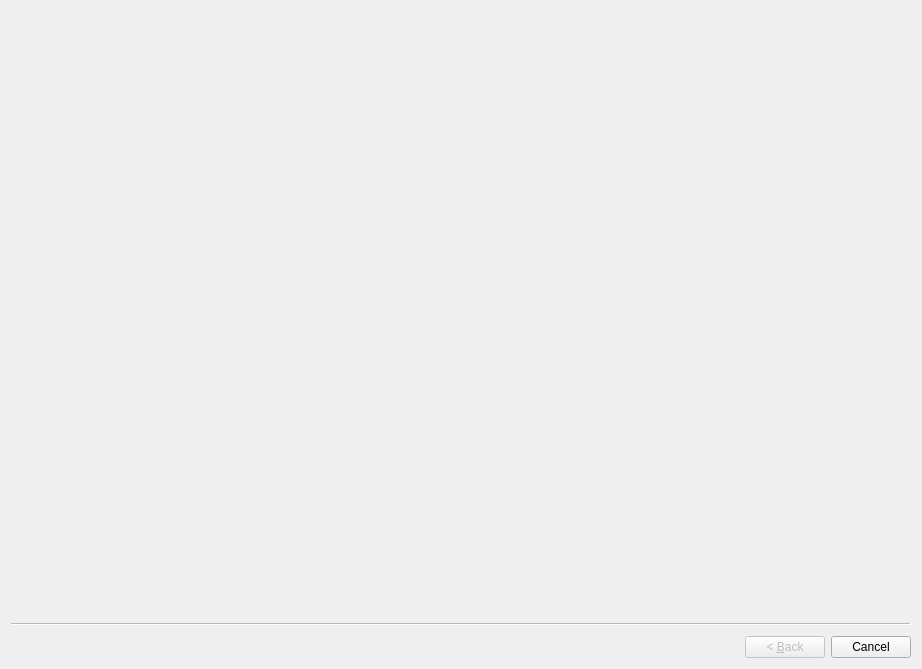
<?xml version="1.0" encoding="UTF-8"?>
<ui version="4.0">
 <class>QExtractWizard</class>
 <widget class="QWizard" name="QExtractWizard">
  <property name="geometry">
   <rect>
    <x>0</x>
    <y>0</y>
    <width>922</width>
    <height>669</height>
   </rect>
  </property>
  <property name="windowTitle">
   <string>Archive Extract Wizard</string>
  </property>
 </widget>
 <resources/>
 <connections/>
</ui>
